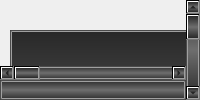
        <widget class="QWidget" name="page_cameraVideo">
         <layout class="QGridLayout" name="gridLayout_22">
          <property name="leftMargin">
           <number>0</number>
          </property>
          <property name="topMargin">
           <number>0</number>
          </property>
          <property name="rightMargin">
           <number>0</number>
          </property>
          <property name="bottomMargin">
           <number>0</number>
          </property>
          <property name="spacing">
           <number>0</number>
          </property>
          <item row="0" column="0">
           <layout class="QHBoxLayout" name="horizontalLayout_5">
            <property name="spacing">
             <number>0</number>
            </property>
            <item>
             <layout class="QVBoxLayout" name="verticalLayout_19">
              <property name="spacing">
               <number>0</number>
              </property>
              <item>
               <widget class="QWidget" name="widget_cameraVideo" native="true">
                <widget class="DM_Label" name="lab_cameraVideo">
                 <property name="geometry">
                  <rect>
                   <x>10</x>
                   <y>30</y>
                   <width>241</width>
                   <height>191</height>
                  </rect>
                 </property>
                 <property name="styleSheet">
                  <string notr="true">border:2px solid;
border-top-color: qlineargradient(spread:pad, x1:0, y1:0, x2:0, y2:1, stop:0 rgba(32, 32, 32, 255), stop:0.75 rgba(160, 160, 160, 255));
border-bottom-color: qlineargradient(spread:pad, x1:0, y1:1, x2:0, y2:0, stop:0 rgba(32, 32, 32, 255), stop:0.75 rgba(160, 160, 160, 255));
border-left-color: qlineargradient(spread:pad, x1:0, y1:0, x2:1, y2:0, stop:0 rgba(32, 32, 32, 255), stop:0.75 rgba(160, 160, 160, 255));
border-right-color: qlineargradient(spread:pad, x1:1, y1:0, x2:0, y2:0, stop:0 rgba(32, 32, 32, 255), stop:0.75 rgba(160, 160, 160, 255));
background-color: qlineargradient(spread:reflect, x1:0.5, y1:0, x2:0.5, y2:0.5, stop:0 rgba(40, 40, 40, 255), stop:1 rgba(80, 80, 80, 255));</string>
                 </property>
                 <property name="frameShape">
                  <enum>QFrame::Box</enum>
                 </property>
                 <property name="text">
                  <string> 相机图片</string>
                 </property>
                 <property name="scaledContents">
                  <bool>false</bool>
                 </property>
                </widget>
               </widget>
              </item>
              <item>
               <widget class="QScrollBar" name="cameraVideoHBar">
                <property name="styleSheet">
                 <string notr="true">border:2px solid;
border-top-color: qlineargradient(spread:pad, x1:0, y1:0, x2:0, y2:1, stop:0 rgba(32, 32, 32, 255), stop:0.75 rgba(160, 160, 160, 255));
border-bottom-color: qlineargradient(spread:pad, x1:0, y1:1, x2:0, y2:0, stop:0 rgba(32, 32, 32, 255), stop:0.75 rgba(160, 160, 160, 255));
border-left-color: qlineargradient(spread:pad, x1:0, y1:0, x2:1, y2:0, stop:0 rgba(32, 32, 32, 255), stop:0.75 rgba(160, 160, 160, 255));
border-right-color: qlineargradient(spread:pad, x1:1, y1:0, x2:0, y2:0, stop:0 rgba(32, 32, 32, 255), stop:0.75 rgba(160, 160, 160, 255));
background-color: qlineargradient(spread:reflect, x1:0, y1:0, x2:0, y2:0.5, stop:0 rgba(40, 40, 40, 255), stop:1 rgba(110, 110, 110, 255));</string>
                </property>
                <property name="orientation">
                 <enum>Qt::Horizontal</enum>
                </property>
               </widget>
              </item>
              <item>
               <widget class="QLabel" name="cameraVideoInfo">
                <property name="sizePolicy">
                 <sizepolicy hsizetype="Preferred" vsizetype="Fixed">
                  <horstretch>0</horstretch>
                  <verstretch>0</verstretch>
                 </sizepolicy>
                </property>
                <property name="minimumSize">
                 <size>
                  <width>0</width>
                  <height>20</height>
                 </size>
                </property>
                <property name="maximumSize">
                 <size>
                  <width>16777215</width>
                  <height>20</height>
                 </size>
                </property>
                <property name="font">
                 <font>
                  <family>华文楷体</family>
                  <pointsize>12</pointsize>
                  <weight>50</weight>
                  <bold>false</bold>
                 </font>
                </property>
                <property name="styleSheet">
                 <string notr="true">border:2px solid;
border-top-color: qlineargradient(spread:pad, x1:0, y1:0, x2:0, y2:1, stop:0 rgba(32, 32, 32, 255), stop:0.75 rgba(160, 160, 160, 255));
border-bottom-color: qlineargradient(spread:pad, x1:0, y1:1, x2:0, y2:0, stop:0 rgba(32, 32, 32, 255), stop:0.75 rgba(160, 160, 160, 255));
border-left-color: qlineargradient(spread:pad, x1:0, y1:0, x2:1, y2:0, stop:0 rgba(32, 32, 32, 255), stop:0.75 rgba(160, 160, 160, 255));
border-right-color: qlineargradient(spread:pad, x1:1, y1:0, x2:0, y2:0, stop:0 rgba(32, 32, 32, 255), stop:0.75 rgba(160, 160, 160, 255));
background-color: qlineargradient(spread:reflect, x1:0, y1:0, x2:0, y2:0.5, stop:0 rgba(40, 40, 40, 255), stop:1 rgba(110, 110, 110, 255));
color: rgb(255, 255, 255);
</string>
                </property>
                <property name="frameShape">
                 <enum>QFrame::Box</enum>
                </property>
                <property name="text">
                 <string/>
                </property>
               </widget>
              </item>
             </layout>
            </item>
            <item>
             <widget class="QScrollBar" name="cameraVideoVBar">
              <property name="styleSheet">
               <string notr="true">border:2px solid;
border-top-color: qlineargradient(spread:pad, x1:0, y1:0, x2:0, y2:1, stop:0 rgba(32, 32, 32, 255), stop:0.75 rgba(160, 160, 160, 255));
border-bottom-color: qlineargradient(spread:pad, x1:0, y1:1, x2:0, y2:0, stop:0 rgba(32, 32, 32, 255), stop:0.75 rgba(160, 160, 160, 255));
border-left-color: qlineargradient(spread:pad, x1:0, y1:0, x2:1, y2:0, stop:0 rgba(32, 32, 32, 255), stop:0.75 rgba(160, 160, 160, 255));
border-right-color: qlineargradient(spread:pad, x1:1, y1:0, x2:0, y2:0, stop:0 rgba(32, 32, 32, 255), stop:0.75 rgba(160, 160, 160, 255));
background-color: qlineargradient(spread:reflect, x1:0, y1:0, x2:0, y2:0.5, stop:0 rgba(40, 40, 40, 255), stop:1 rgba(110, 110, 110, 255));</string>
              </property>
              <property name="orientation">
               <enum>Qt::Vertical</enum>
              </property>
             </widget>
            </item>
           </layout>
          </item>
         </layout>
        </widget>
